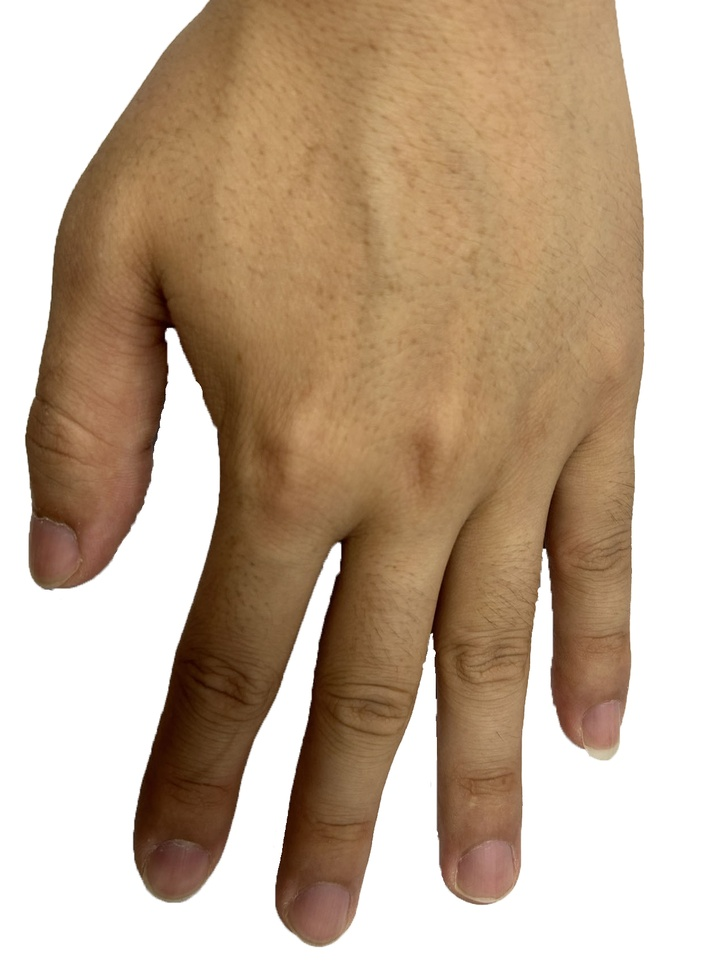
%> input picture 图像处理项目/hand.jpg, 727 x 971 px, shrunk from 1278 x 1706 before the run
$ octave Program.m   (GNU Octave 9; MATLAB toolbox functions it lacks are replaced by stand-ins)
%> lines starting %> are read from the running program, lines starting %| are printed output that depends on the picture; in (x1, y1, x2, y2) boxes, pixels count from 0 and x2, y2 are one past the last pixel; in counts of white or black regions, pixels touching at a corner belong together; the program's own positions count from 1; long printed decimals are rounded
clc
clear
%Read the image
I=imread('hand.jpg');
%> I is the input picture: size 971x727x3 uint8; mean R, G, B 194, 171.8, 149.6

%Convert to grayscale
Igray=rgb2gray(I);
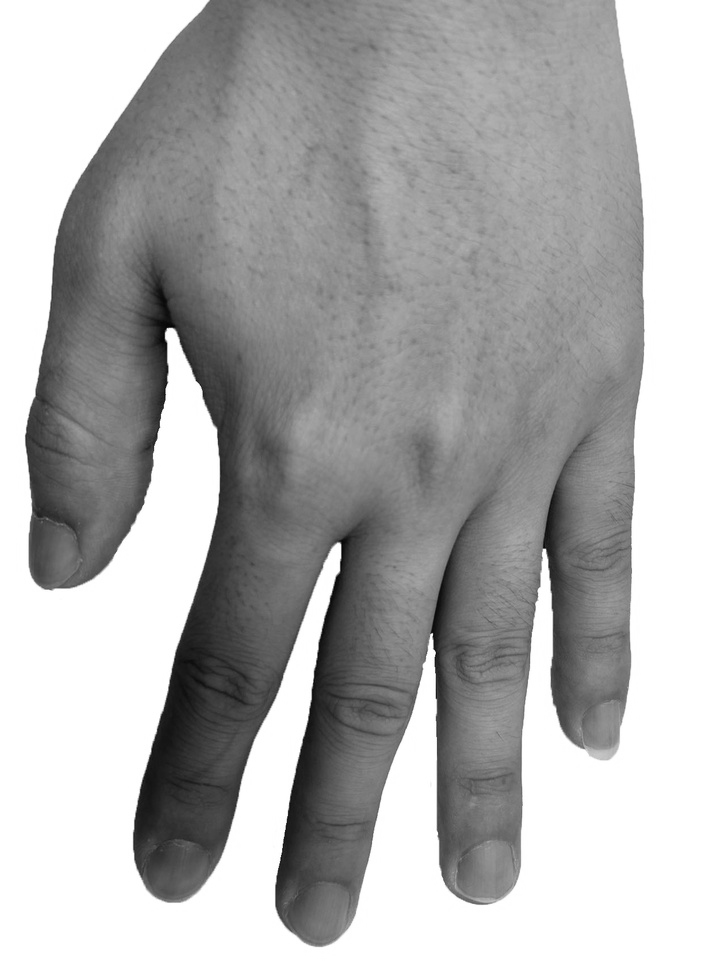
%> Igray: size 971x727 uint8; min 4, max 255, mean 175.9

%~~~~~~~~~~~~~~~~~~~~~~~~~~~~~~~~~~~~~~~~~~~~~~~Question a~~~~~~~~~~~~~~~~~~~~~~~~~~~~~~~~~~~~~~~~~~~~~~~
%Simple thresholding
level=graythresh(Igray);
%> level = 0.737
Ibw=im2bw(Igray, level);
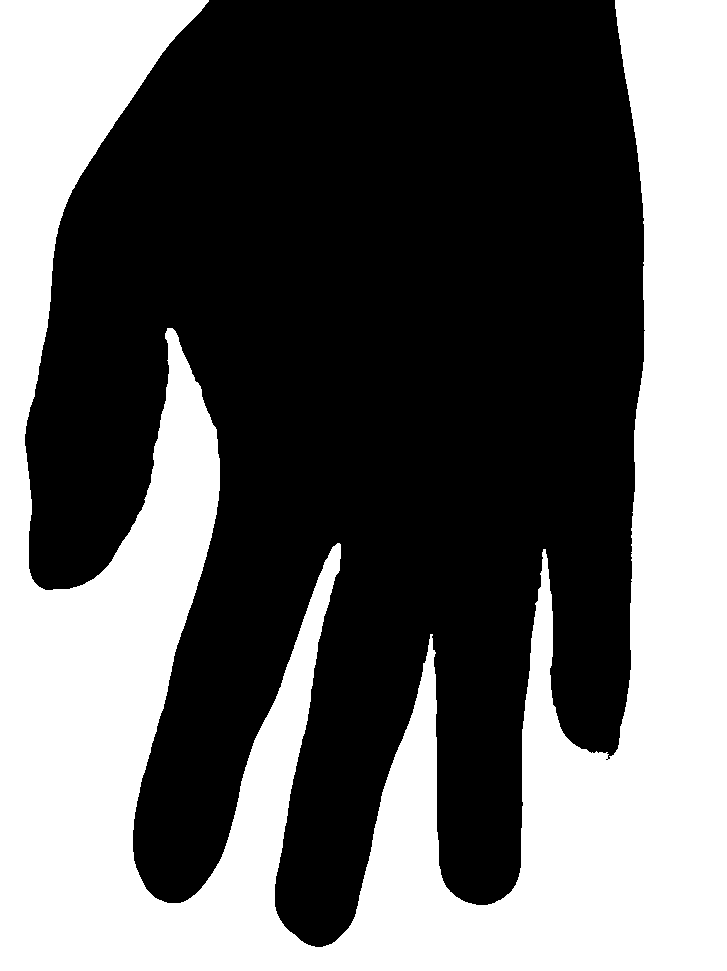
%> Ibw: size 971x727 logical; 40.6% white; 1 white region, box (x1, y1, x2, y2) and area: (0, 0, 727, 971) 286624

%how the images
figure
subplot(1, 2, 1);
imshow(Igray);
title('Grayscale Image');

subplot(1, 2, 2);
imshow(Ibw);
title('Binary Image');

%~~~~~~~~~~~~~~~~~~~~~~~~~~~~~~~~~~~~~~~~~~~~~~~Question b~~~~~~~~~~~~~~~~~~~~~~~~~~~~~~~~~~~~~~~~~~~~~~~
%Invert the binary image
Ineg=~Ibw;

%Show the images
figure
subplot(1, 2, 1);
imshow(Ibw);
title('Original Binary Image');

subplot(1, 2, 2);
imshow(Ineg);
title('Inverted Binary Image');

%~~~~~~~~~~~~~~~~~~~~~~~~~~~~~~~~~~~~~~~~~~~~~~~Question c~~~~~~~~~~~~~~~~~~~~~~~~~~~~~~~~~~~~~~~~~~~~~~~
%Estimate finger diameter
D=20; 					%This is just an example value, you need to estimate based on your own image

%Calculate structuring element radius
r=round(D/4);

%Create structuring element
S=strel('disk',r);

%Show structuring element
figure;
imshow(S.Neighborhood);
title(['Structuring Element (r = ' num2str(r) ')']);

%~~~~~~~~~~~~~~~~~~~~~~~~~~~~~~~~~~~~~~~~~~~~~~~Question d~~~~~~~~~~~~~~~~~~~~~~~~~~~~~~~~~~~~~~~~~~~~~~~
%Dilate hand
Idil=imdilate(Ibw, S);
%> Idil: size 971x727 logical; 43.3% white; 1 white region, box (x1, y1, x2, y2) and area: (0, 0, 727, 971) 305718

%Show images
figure;
subplot(1,2,1);
imshow(Ibw);
title('Original Binary Image');

subplot(1,2,2);
imshow(Idil);
title('Dilated Binary Image');


%~~~~~~~~~~~~~~~~~~~~~~~~~~~~~~~~~~~~~~~~~~~~~~~Question e~~~~~~~~~~~~~~~~~~~~~~~~~~~~~~~~~~~~~~~~~~~~~~~
%Erode hand
Iero=imerode(Ibw, S);
%> Iero: size 971x727 logical; 37.9% white; 1 white region, box (x1, y1, x2, y2) and area: (0, 0, 727, 971) 267577

%Show images
figure
subplot(1,2,1);
imshow(Ibw);
title('Original Binary Image');

subplot(1,2,2);
imshow(Iero);
title('Eroded Binary Image');


%~~~~~~~~~~~~~~~~~~~~~~~~~~~~~~~~~~~~~~~~~~~~~~~Question f~~~~~~~~~~~~~~~~~~~~~~~~~~~~~~~~~~~~~~~~~~~~~~~
%Calculate edge portion
Iedge=Ibw&~imerode(Ibw, S);
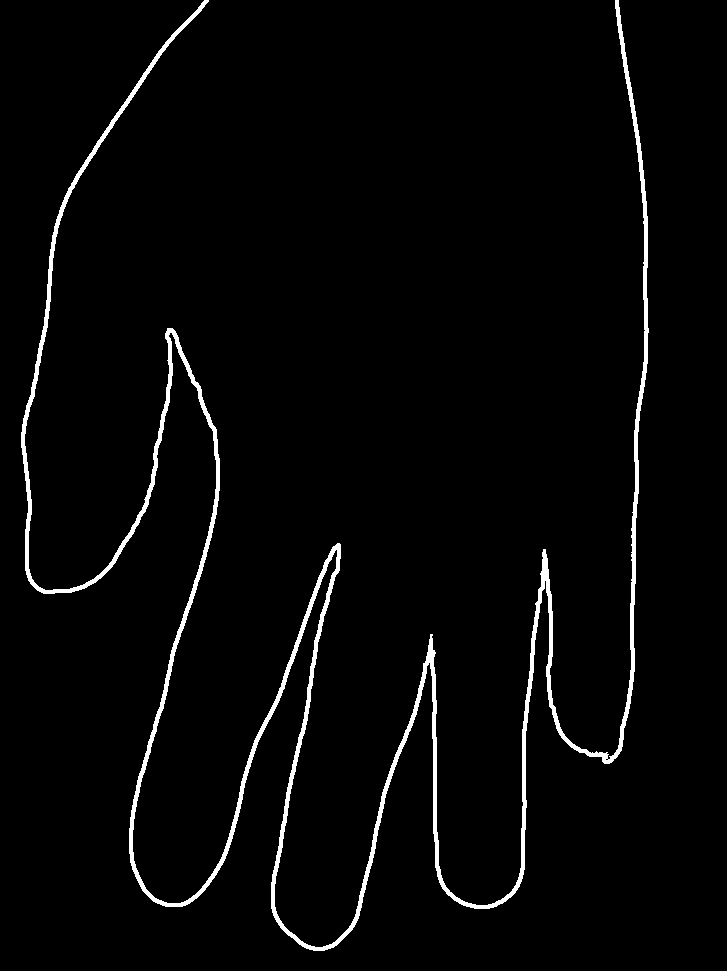
%> Iedge: size 971x727 logical; 2.7% white; 1 white region, box (x1, y1, x2, y2) and area: (21, 0, 649, 951) 19047

%Show images
figure
subplot(1,2,1);
imshow(Ibw);
title('Original Binary Image');

subplot(1,2,2);
imshow(Iedge);
title('Edge Portion');


%~~~~~~~~~~~~~~~~~~~~~~~~~~~~~~~~~~~~~~~~~~~~~~~Question g~~~~~~~~~~~~~~~~~~~~~~~~~~~~~~~~~~~~~~~~~~~~~~~
%Calculate proportion
edgeProp=sum(Iedge(:))/sum(Ibw(:));
%> edgeProp = 0.0665

%Show result
disp(['Proportion of hand within r of edge: ' num2str(edgeProp)]);
%| Proportion of hand within r of edge: 0.06645


%~~~~~~~~~~~~~~~~~~~~~~~~~~~~~~~~~~~~~~~~~~~~~~~Question h~~~~~~~~~~~~~~~~~~~~~~~~~~~~~~~~~~~~~~~~~~~~~~~
%Calculate outer region
Iout=~Ibw&(bwdist(Ibw)>D)&(bwdist(Ibw)<2*D);
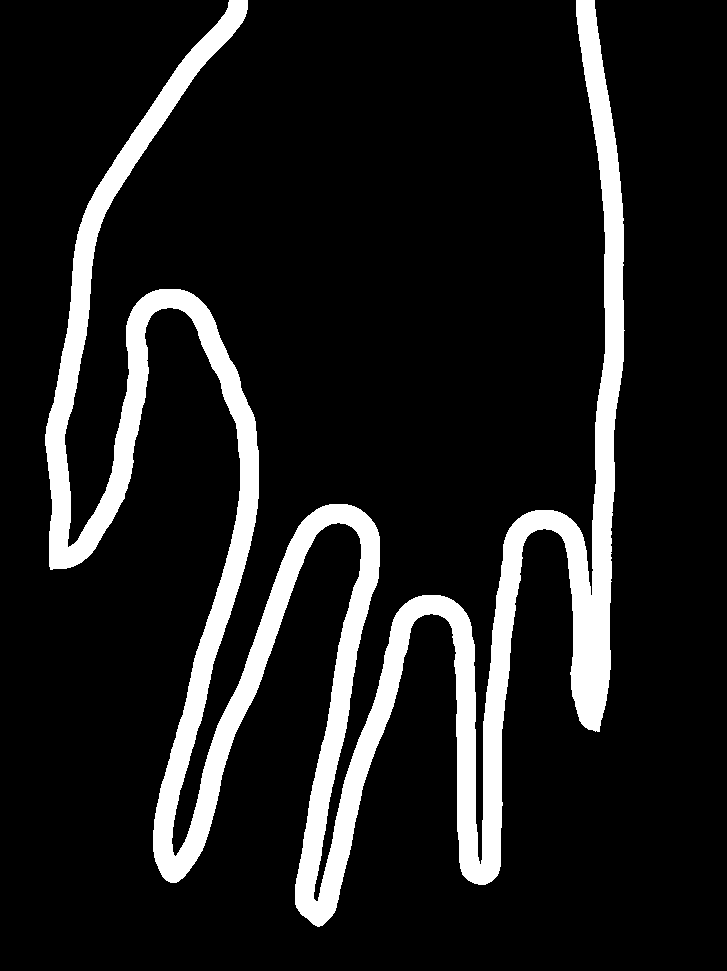
%> Iout: size 971x727 logical; 12.1% white; 1 white region, box (x1, y1, x2, y2) and area: (45, 0, 625, 927) 85665

%Create display image
Ihalo=Ibw|Iout;
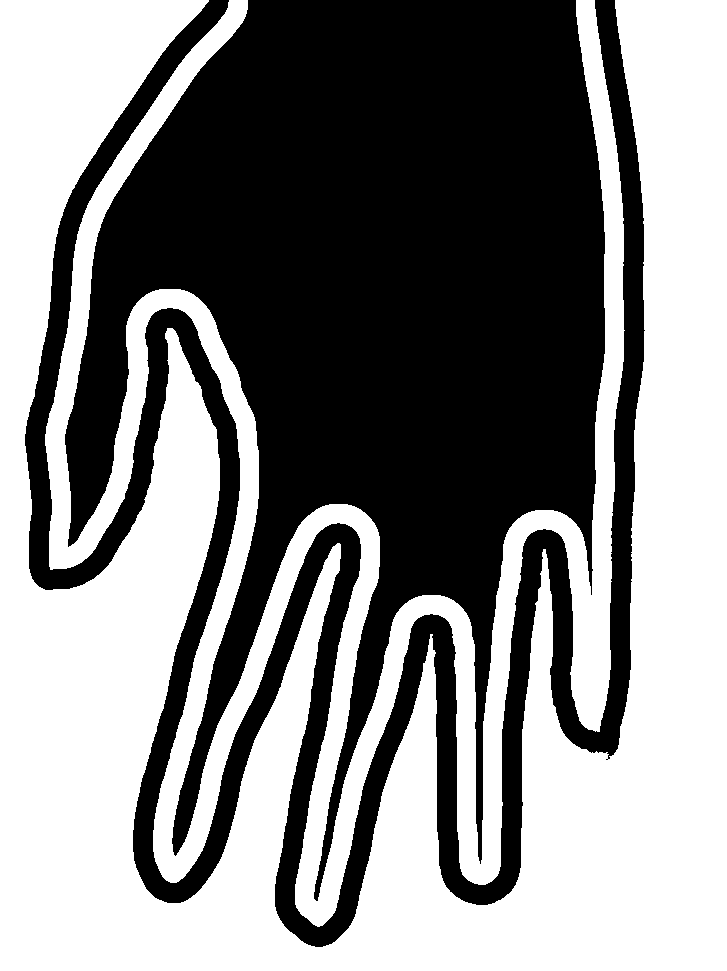
%> Ihalo: size 971x727 logical; 52.7% white; 2 black regions, box (x1, y1, x2, y2) and area: (65, 0, 605, 901) 245521, (25, 0, 645, 947) 88107

%Show image
figure
imshow(Ihalo);
title('Hand with Halo');


%~~~~~~~~~~~~~~~~~~~~~~~~~~~~~~~~~~~~~~~~~~~~~~~Question i~~~~~~~~~~~~~~~~~~~~~~~~~~~~~~~~~~~~~~~~~~~~~~~
%Create masked image
Imask=Igray;
Imask(~Ibw)=0;

%Show image
figure
imshow(Imask);
title('Masked Grayscale Image');


%~~~~~~~~~~~~~~~~~~~~~~~~~~~~~~~~~~~~~~~~~~~~~~~Question j~~~~~~~~~~~~~~~~~~~~~~~~~~~~~~~~~~~~~~~~~~~~~~~
%Calculate average grayscale color of hand
avgColor=mean(Igray(Ibw));
%> avgColor = 254.5

%Show result
disp(['Average grayscale color of hand: ' num2str(avgColor)]);
%| Average grayscale color of hand: 254.5304


%~~~~~~~~~~~~~~~~~~~~~~~~~~~~~~~~~~~~~~~~~~~~~~~Question k~~~~~~~~~~~~~~~~~~~~~~~~~~~~~~~~~~~~~~~~~~~~~~~
%Calculate gradient magnitude
[Gmag,~]=imgradient(Igray);

%Apply threshold
Iedge =Gmag>50; 			%This is just an example value, you need to adjust based on your own imageû
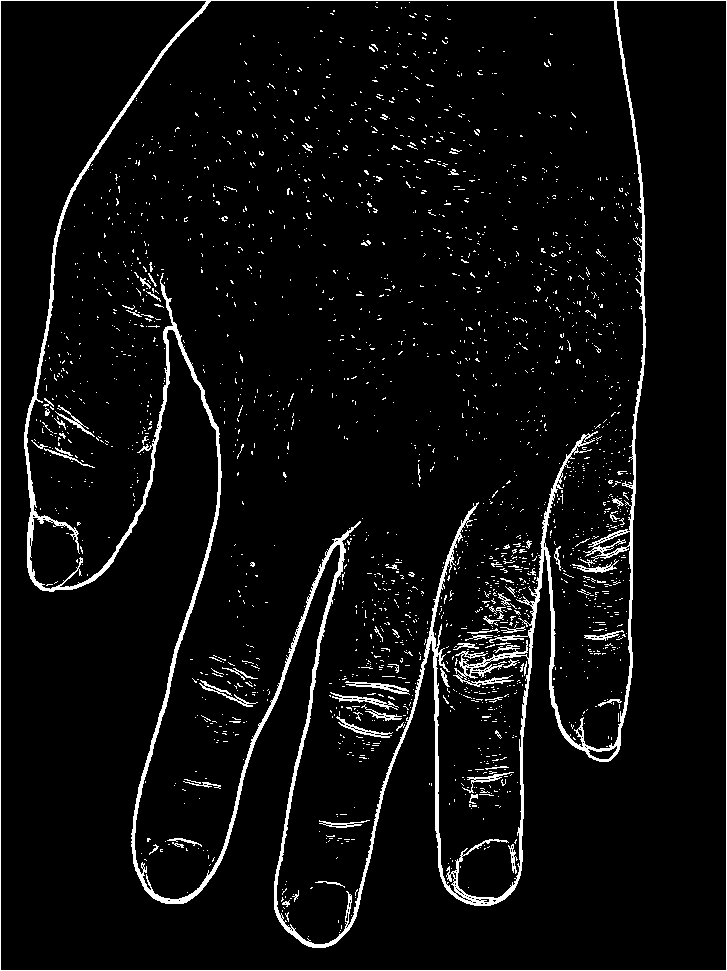
%> Iedge: size 971x727 logical; 5.1% white; 2141 white regions (2064 under 20 px), largest, box (x1, y1, x2, y2) and area: (0, 0, 727, 971) 24199, (330, 692, 399, 710) 281, (345, 681, 410, 695) 274

%Show image
figure
imshow(Iedge);
title('Edge of Hand');
